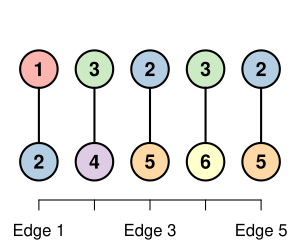

The R source for this figure:
set.seed(123)

# Define edges: pairs of node labels (integers)
# Some labels repeat to show identical values from DP
edges <- list(
  c(1, 2),
  c(3, 4),
  c(2, 5),
  c(3, 6),
  c(2, 5)
)

n_edges <- length(edges)

# Extract all node labels
all_nodes <- unique(unlist(edges))

# Assign colors (soft palette)
library(RColorBrewer)
node_colors <- brewer.pal(min(length(all_nodes), 8), "Pastel1")
names(node_colors) <- all_nodes

# Plot params
node_cex <- 5
get_node_radius <- function(cex) strheight("O", cex = cex)
node_radius <- get_node_radius(node_cex) / 0.75
margin <- 0.01

# X positions for edges
x_pos <- 1:n_edges
y_top <- 2
y_bottom <- 0.5

pdf("examples/unipartite_bnp_nets.pdf", width = 3, height = 2.5)
par(mar = c(2.5, 0, 0, 0)) # reduced bottom margin, no left/top/right margins

plot(NA,
  xlim = c(0.5, n_edges + 0.5), ylim = c(0, 3),
  xaxt = "n", yaxt = "n", xlab = "", ylab = "", bty = "n", type = "n"
)

# Draw edges and nodes
for (i in seq_len(n_edges)) {
  nodes_pair <- edges[[i]]
  x <- x_pos[i]

  # Draw top node (circle)
  points(x, y_top, pch = 21, bg = node_colors[as.character(nodes_pair[1])], cex = node_cex, lwd = 2)
  text(x, y_top, labels = nodes_pair[1], cex = 1.2, col = "black", font = 2)

  # Draw bottom node (circle)
  points(x, y_bottom, pch = 21, bg = node_colors[as.character(nodes_pair[2])], cex = node_cex, lwd = 2)
  text(x, y_bottom, labels = nodes_pair[2], cex = 1.2, col = "black", font = 2)

  # Draw edge line
  segments(
    x0 = x, y0 = y_top - node_radius + margin,
    x1 = x, y1 = y_bottom + node_radius - margin,
    lwd = 2, col = "black"
  )
}

# Add x-axis with edge labels, now nicely close to nodes
axis(1, at = x_pos, labels = paste("Edge", x_pos))

dev.off()
